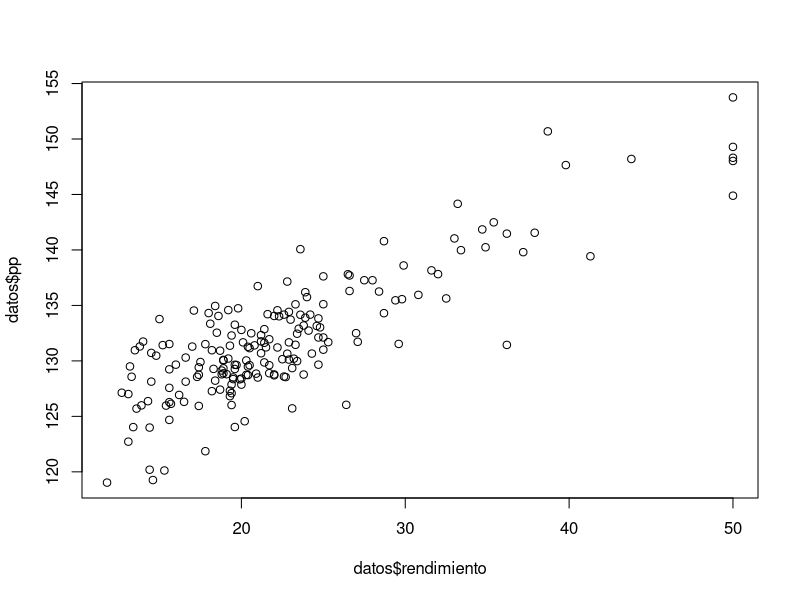
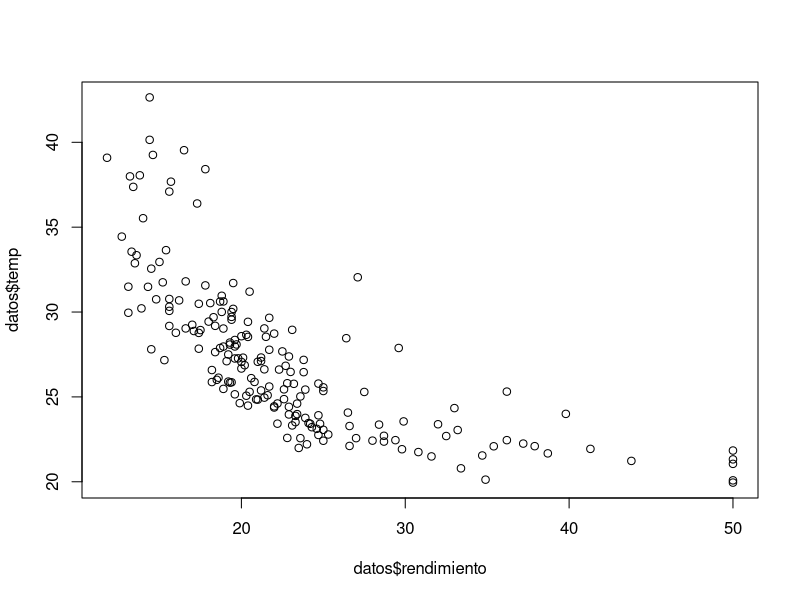
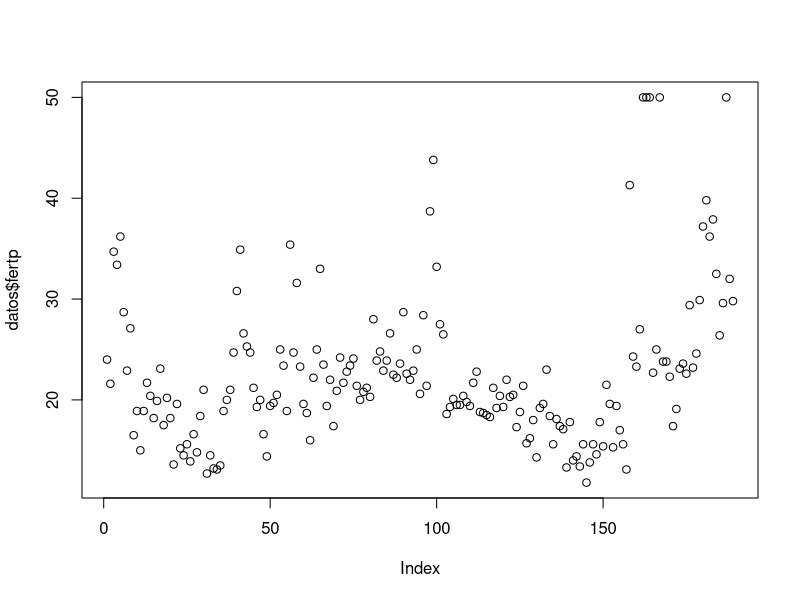
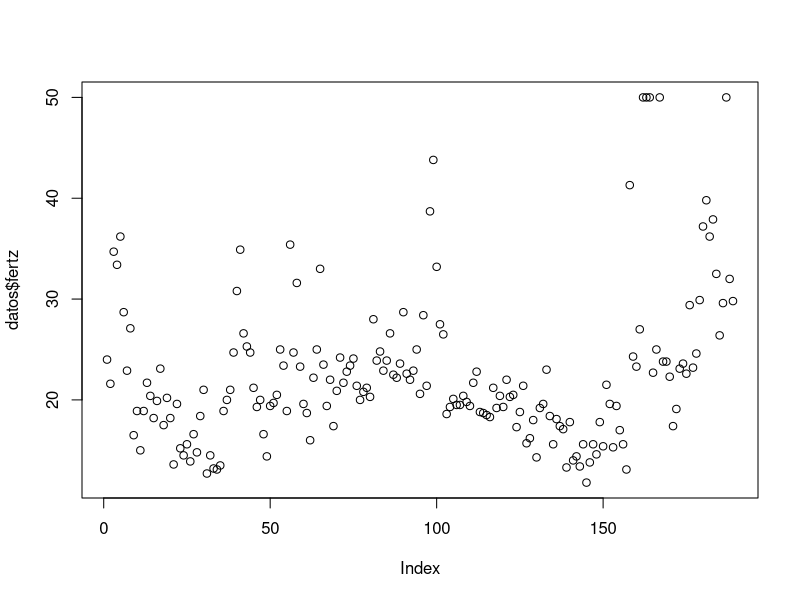
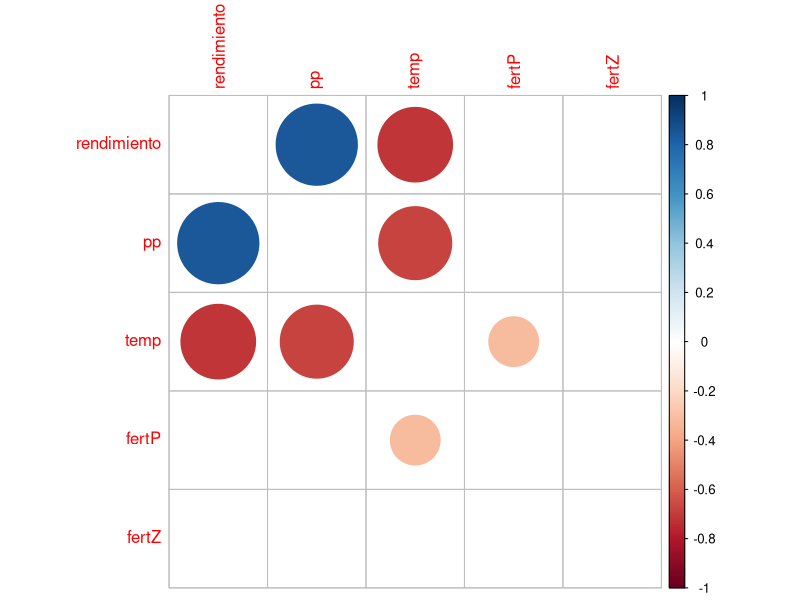
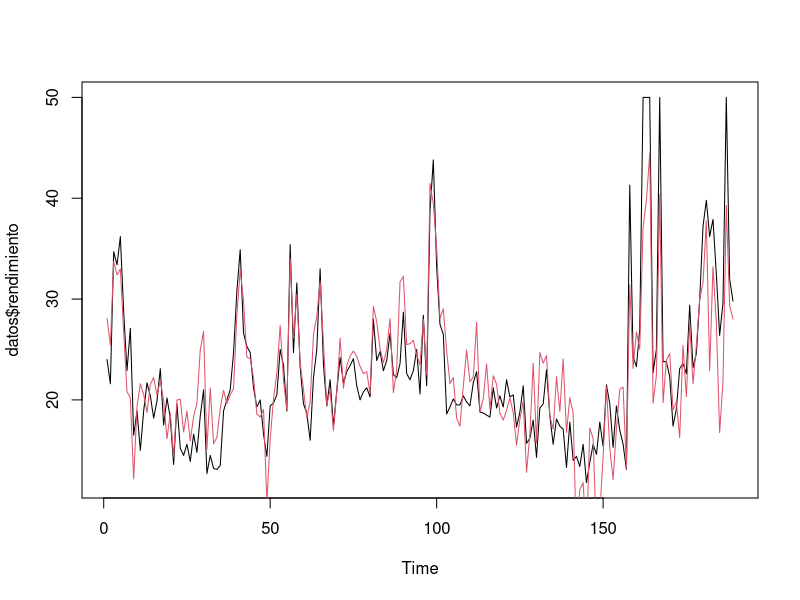
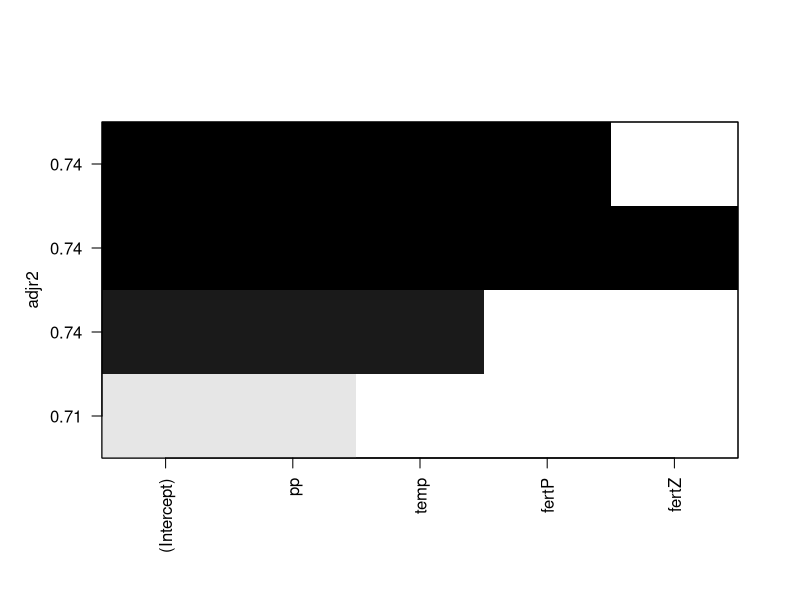
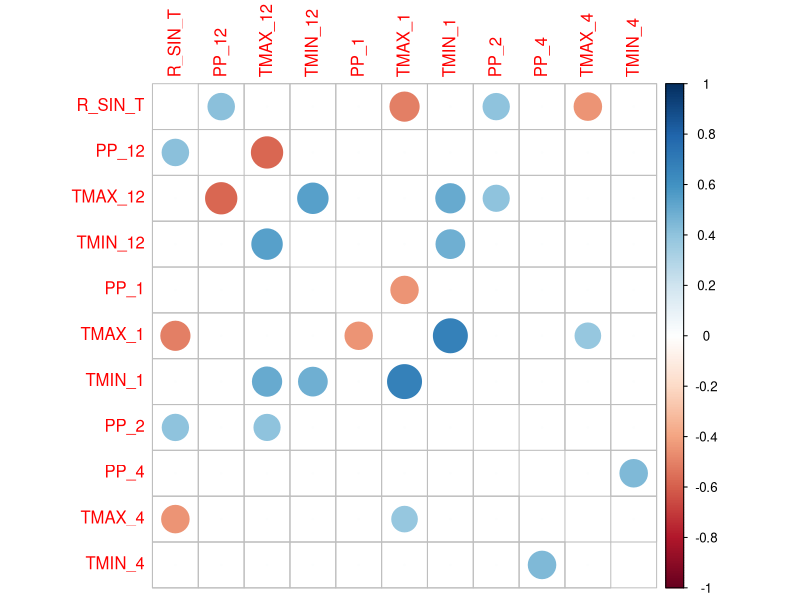

The R script that drew these images, in order:
#Practica_8
#Clase regresion tridimencional
setwd("C:/Users/Alumno/Desktop/Estadistica2/P8/")
#####
####ej_1####
rm(list=ls())
graphics.off()
#predecir y en funcion de x1 y x2
#lm(y~ x1+x2, data = DATOS )
#lm(y~.,data= DATOs) en funcion de todas
#lm(y~1,data = DATS) solo tiene en cuenta la ordenada al orifge
#summary(lm..)...
#ajuste$fitted.values

###EJ1###
rm(list=ls())
graphics.off()
datos<-read.table("datossoja.txt")
datos2<-datos[,1:3]

# Estudiar la s variables predictoras respecto a la variable a predecir
# tambien es necesario estudiar las variables predictoras entre si ya que varibles 
# dependientes entre si, es decir con una correlacion significativa, no aportarian informacion al modelo

plot(datos$rendimiento,datos$pp)
plot(datos$rendimiento,datos$temp)
plot(datos$rendimiento,datos$fertp)
plot(datos$rendimiento,datos$fertz)

# al ver el diagrama de dispercion podemos esperar correlacion positiva y significativa con la pp
# y negatva y significativa con la temp
# para los fertilizantes no se observa a priori que exista una relacion lineal entre ellas 
# (puede que exista otra relacion no lineal)

library(corrplot)
#qt(0.05/2,df=189-2)
Rcritico<-(1.97/(sqrt(1.97^2+189-2)))
correlacionadas<-vector()
correlaciones<-cor(datos)
correlaciones[which(abs(correlaciones)<Rcritico)]<-0 #LE ASIGNO 0 A LOS QUE NO SON SIGNIFICATIVOS
diag(correlaciones)<-0 #SACA LOS 1 DE LA DIAGONAL
corrplot(correlaciones)

# correalciones significativas con un 95% de confianza con un test, t-student a dos colas
# las correlaciones mas importantes con el rendimientos son las pp y la temp, aunque tambien existe
# una correlacion significativa etre la pp y la temp lo cual no sirve al modelo ya al relaizar las 
# regresion lineal tendra en cuanta una correlacion que en realidad es espuria

# luego de graficar determinar cuales pueden seguir un modelo lineal.. q es el que conocemos

# usaria estas dos variables, pp y temp, para realizar el modelo ya que son las que mas 
# correlacion tienen con el rendimiento

# modelo lineal del rendimiento contra pp y temp
ajuste<-lm(rendimiento ~ .,data=datos2)
summary(ajuste)
# veo cada varible como aporta al modelo y su significancia mediante un test t-student para el 
# coeficiente de correlacion parcial, en este caso el p-valor resulta menor que la significancia 
# 0.05 incluso que la 0.001, es decir las variables pp y t aportan al modelo con un nivel de confianza del 
# 99%

# en cuanto al modelo, el R cuadrado ajustado es mejor para este caso ya que penaliza segun la cantidad de 
# variables resulta similar al R cuadrado
# el R cuadrado ajustado no es testado en este paso, sino que se testa el R cuadrado nada mas

# el R cuadrado da significativo mediante un test de fhisher, para asegurarme veo el R cuadrado ajustado

# H0: las pendientes de las rectas de la regresion entre cada variable y el rendimient = 0
# h1:n al menos una es distinta de cero
i<-2 # cantidad de predictores
estadistico_F<-(0.74/i)*(ajuste$df.residual/(1-0.74))
F_critico<-qf(0.95,2,186)

# estadistico F > que F critico de tabla

# rechazo H0 con un 95% de confianza, entonces la varianza explicada por el modelo es significativa
# en el intervalo pp [0.88 - 1.97*0.067, 0.88 + 1.97*0.067]
#               temp [-0.43 - 1.97*0.085, -0.43 + 1.97*0.085]

plot.ts(datos$rendimiento)
lines(ajuste$fitted.values,col=2)

modelo<--81.9238713+0.8815552*datos$pp-0.4363457*datos$temp

#ajuste da la pendiente estmada pero eso no nos dice nada
#summary 
#se fija como aporta cada variable al modelo
#p value si son significativos ***..
#ajusted r-squared mide con la cantidad de varibles que se ponen en el modelo.
#cuando hay muchas variables combiene mirar este
#F estadistico y grados de libertad y pvalor al test
#tiene una varianza explicada del 74% y es sifnificativo por... test de fisher, h0 h1, significacion
#rechazo h0 entonces existe al menos un i que es != de 0.
#grados de libertad n-1-2 (i=2)

####ej_2####
# Un analisis mas exhastivo
# Stepwise, basado en un algoritmo que busca la mejor relacion entre la cantidad de variables
# y el mejor modelo que pueda obetener.
# Es decir, no siempre agregar mas variables supone una mejora significativa del modelo y el costo
# computacional puede ser alto al agregar variables
# para ello utiliza el valor del AIC que cuanto menor sea indicara un mejor modelo

library(leaps)
library(stats)
ajust<-lm(rendimiento~.,data = datos) # modelo que incluye todas
null<-lm(rendimiento~1,data = datos)  # modelo que incluye solo ordenada al origen

step<-step(null, scope=list(lower=null, upper=ajust), direction="forward",test='F') 
# el metodo stewise me muestra que el mejor modelo que voy a poder tener es 
# el que al modelo anterior le suma el fertilizante
# si seagregara el fertilizante Z, el AIC creceria y el modelo seria peor en relacion 
# beneficio<->cantidad de variables

# cuanta varianza explica este modelo??

mejorajustecv=regsubsets(rendimiento~.,data=datos,nvmax=4,method="forward") #stepwise, pongo hasta m?ximo de variables
summary(mejorajustecv) #me selecciona para cada modelo las variables que presentan el menor AIC
summary(mejorajustecv)$adjr2 # me muestra el r2 ajustado de cada modelo
plot(mejorajustecv,scale='adjr2') # plotea el r2 ajustado para cada modelo

# efectivamente el modelo que usa las variables pp, temp y fertp es el que mas varianza 
# explica con un 74,43% 
# esto mismo se puede ver con el lm()
# la varianza explicada por el r cuadrado ajustado no esta testeada

# H0: las pendientes de las rectas de la regresion entre cada variable y el rendimient = 0
# h1:n al menos una es distinta de cero
i<-3 # cantidad de predictores
estadistico_F<-(0.7443/i)*(185/(1-0.7443))
F_critico<-qf(0.95,3,185)

# estadistico F > que F critico de tabla

# rechazo H0 con un 95% de confianza, entonces al menos una de las pendientes es significativamente
# distinta de cero entonces la varianza explicada por el modelo es significativamente distinta 
# de la no explicada

modelo2<--75.9556987+0.8630710*datos$pp-0.4955649*datos$temp+-0.1326529*datos$fertP

# si solo se conciderarn los datos del productor de soja el modelo seria bueno?
# es de esperar que no, ya que una de los fertilizantes no presentaba correlacion con el rendimiento
# y el otro si pero no mucha

datos3<-data.frame(rendimiento=datos[,1],fertP=datos[,4],fertZ=datos[,5])
summary(lm(rendimiento~.,data=datos3))
ajuste3<-lm(rendimiento~.,data=datos3)
# ninguno de los dos fertilizante aporta significativamente al modelo, su p-valor > 0.05 y a 0.01
# por lo tanto no se puede rechazar hipotesis nula del test t-student que indica que el r pertenece a
# a un poblacion con ro = 0
# y da un R cuadrado ajustado = 0.006174... es decir un 0.16% de la varianza explicada
# es obvio que no es significativa pero igual:
i<-2 # cantidad de predictores
estadistico_F<-(0.01674/i)*(185/(1-0.01674))
F_critico<-qf(0.95,2,186)

# estadistico F menor que F critico, no puedo rechazar h0 del test de fisher, las pendientes 
# pertenecen auna poblacion = 0
# y la varianza explicada no es significativa


####ej_3####
rm(list=ls())
graphics.off()

datos2<-read.table("Datos_ejercicio_3.txt", head=T) 
head(datos2) 
datos2<-datos2[,-1]

attach(datos2) 

ajust<-lm(R_SIN_T~.,data = datos2) #modelo que incluye todas
null<-lm(R_SIN_T~1,data=datos2) #modelo que incluye solo ordenada al origen

library(corrplot)
t<-qt(1-0.05/2,df = (length(datos2[,1]-2))) #t critico al 95% de confanza a dos colas
# de una distribucion t student con 25 n-2 grados de libertad

Rcritico<-(t/(sqrt(t^2+27-2)))
library(corrplot)
correlacionadas<-vector()
correlaciones<-cor(datos2)
correlaciones[which(abs(correlaciones)<Rcritico)]<-0 #LE ASIGNO 0 A LOS QUE NO SON SIGNIFICATIVOS
# los que no rehcazan h0 del test t de student, la cual dice que el coeficiente de correlacio
# pertenece a una poblacion = 0

corrplot(correlaciones,diag = F)

# el rendimiento sin tendencia tiene correlaciones significativas con un 95% de confianza
# con pp_12, tmax_1, pp_2 y tmax_4
# tmax_1 tiene una correlacion significativa con 5% de significancia con tmax_4

# Stepwise 
step<-step(null, scope=list(lower=null, upper=ajust), direction="forward",test='F') #me muestra el paso a paso del stepwise

# el mejor modelo resultante segun el algoritmo es 
# Step:  AIC=304.59
# R_SIN_T ~ TMAX_1 + TMIN_12 + PP_12 + PP_2
step$coefficients
# (Intercept)      TMAX_1     TMIN_12       PP_12        PP_2 
#  858.644509  -90.481110   98.619584    1.189943    1.119546 

# las variables que formar parte del mejor modelo segun este algoritmo
# son casi las mismas que las que resultan tener correlacion significativa
# salvo por tmin12 que no resulta significativa en el analisis previo

# Varianza que explica este modelo

summary(lm(formula = R_SIN_T ~ TMAX_1 + TMIN_12 + PP_12 + PP_2, data = datos2))
# explica un 48.6% de la varianza (mirando R cuadrado ajustado)
# no esta testeada

# H0: las pendientes de las rectas de la regresion entre cada variable y el rendimient = 0
# h1:n al menos una es distinta de cero
i<-4 # cantidad de predictores
estadistico_F<-(0.486/i)*(22/(1-0.486))
F_critico<-qf(0.95,4,22)
# estadistico F > que F critico de tabla

# rechazo H0 con un 95% de confianza, entonces al menos una de las pendientes es significativamente
# distinta de cero entonces la varianza explicada por el modelo tambien es significativamente distinta 
# de la no explicada

modelo<-858.644509 -90.481110*TMAX_1 + 90.619584*TMIN_12 + 1.189943*PP_12 + 1.119546*PP_2

plot.ts(R_SIN_T)
lines(modelo,col=2)
legend(1, -500, legend=c("R_sin_T", "modelo_stepwise"),
       col=c("black", "red"), lty=1, cex=0.8)

# es el que mas varianza explica??
mejorajustecv=regsubsets(R_SIN_T~.,data=datos2,nvmax=10,method="forward") #stepwise, pongo hasta m?ximo de variables
summary(mejorajustecv) #me selecciona para cada modelo las variables que presentan el menor AIC
summary(mejorajustecv)$adjr2 # me muestra el r2 ajustado de cada modelo
coef<-coef(mejorajustecv,1:10) # los coeficientes asociados a cada modelo

# no, el modelo que usa 7 variables es el que mas varianza explica
# explica aproximadamente un 4% mas de varianza 


modelo_7v<-coef[[7]][1]+coef[[7]][2]*datos2$PP_12+coef[[7]][3]*datos2$TMAX_12+coef[[7]][4]*datos2$TMIN_12+
  coef[[7]][5]*datos2$TMAX_1+coef[[7]][6]*datos2$TMIN_1+coef[[7]][7]*datos2$PP_2+coef[[7]][8]*datos2$TMAX_4

plot.ts(R_SIN_T)
lines(modelo,col=2)
lines(modelo_7v,col=4)
legend(1, -500, legend=c("R_sin_T", "modelo_stepwise","modelo_7v"),
       col=c("black", "red","blue"), lty=1, cex=0.8)

# vemos q este modelo se parece mas a la serie original, no mucho, pero al costo de agrwegar 3 variables mas

## lugo de testear la varianza del modelo de 7 variables
## resulta significativa con un95% de confianza

# Eliminando las tmax de todos los meses
datos3<-datos2[,-c(3,6,10)]

attach(datos3)

ajust<-lm(R_SIN_T~.,data = datos3) #modelo que incluye todas
null<-lm(R_SIN_T~1,data=datos3) #modelo que incluye solo ordenada al origen


step<-step(null, scope=list(lower=null, upper=ajust), direction="forward",test='F') #me muestra el paso a paso del stepwise

# mejor modelo: AIC 310.72
# Call:
#  lm(formula = R_SIN_T ~ PP_12 + PP_2 + TMIN_12, data = datos3)
#
# Coefficients:
#   (Intercept)        PP_12         PP_2      TMIN_12  
#    -1786.570        1.810        1.287       82.265  

summary(step)

# explica un 33.55% de varianza
# significativa?

# H0: las pendientes de las rectas de la regresion entre cada variable y el rendimient = 0
# h1:n al menos una es distinta de cero
i<-3 # cantidad de predictores
estadistico_F<-(0.3355/i)*(23/(1-0.3355))
F_critico<-qf(0.95,3,23)
# estadistico F > que F critico de tabla

# rechazo H0 con un 95% de confianza, entonces al menos una de las pendientes es significativamente
# distinta de cero entonces la varianza explicada por el modelo tambien es significativamente distinta 
# de la no explicada

modelo_sin_Tmax<- -1786.570 + 1.81*PP_12 + 1.287*PP_2 + 82.265*TMIN_12

plot.ts(R_SIN_T)
lines(modelo,col=2)
lines(modelo_sin_Tmax,col=4)

# si bien el primer modelo no representa muy bien los extremos positivos, si lo hace con los negativos
# el 2do modelo sin las Tmax esta mas cerca de los extremos positivos pero muy lejos de los negativos
# en cuantoa  a cantidad de varianza explicada el primer modelo explica aproximadamente un 15%
# y en cuanto al AIC el primero tiene un AIC de 304.59 y el 2do de 310.72
# por lo tanto, es mejor y combiene aplicar el 1er modelo

#regresion multiple standar con todas las variables

summary(lm(R_SIN_T ~., data=datos2))
# no todas las variables aportan de manera significativa
# la varianza exlicada por el modelo es de un 49.36%

i<-10 # cantidad de predictores
estadistico_F<-(0.4936/i)*(16/(1-0.4936))
F_critico<-qf(0.95,10,16)

# la varianza no es significativa

ajuste1<-lm(R_SIN_T ~., data=datos2)
plot.ts(R_SIN_T)
lines(ajuste1$fitted.values,col=2)
lines(modelo,col=3)

# es similar al modelo 1 pero ve mejor algunos extremos positivos, otros los sobre estima
# aun asi la varianza no resulta significativa dados los grados de libertad que se pierden al 
# utilizar tantas variables
